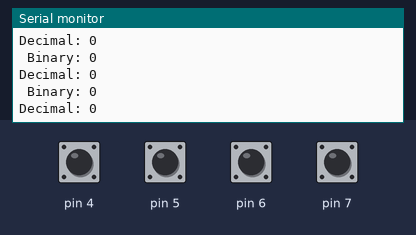
This program was run on a simulated Arduino Uno, built with avr-gcc and run on an emulated ATmega328P. On the bench: the last lines printed to the serial monitor. Inputs (shaded band) come from the test bench; at power-on: pin 4–7 HIGH.

Above: at 2.8 s.
2.9 s: pin 4 pulled LOW for 1.2 s
At 3.6 s:
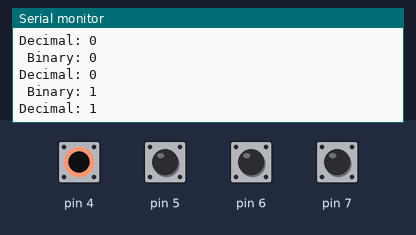
5.6 s: pin 5 pulled LOW for 1.2 s
At 6.8 s:
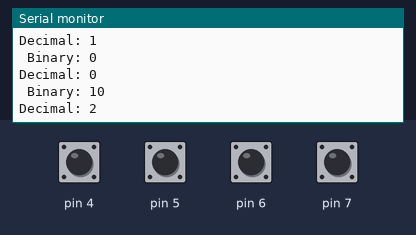
8.3 s: pin 6 pulled LOW for 1.2 s
At 9.5 s:
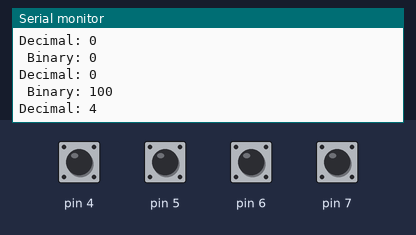
11.0 s: pin 7 pulled LOW for 1.2 s
At 11.8 s:
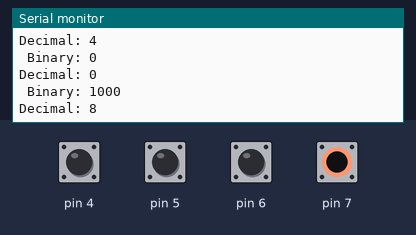
Timing chart, 0 to 14.0 s (numbered marks = the images above; inputs shaded):
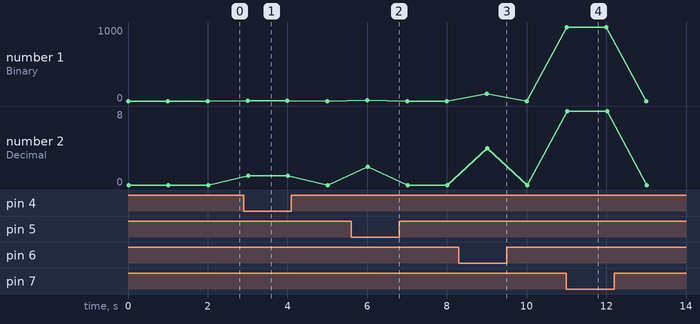

Measured:
- after the input at 2.9 s, the serial monitor: prints a new line after 0.10 s (image 1)
- after the input at 5.6 s, the serial monitor: prints a new line after 0.40 s (image 2)
- after the input at 8.3 s, the serial monitor: prints a new line after 0.70 s (image 3)
- after the input at 11.0 s, the serial monitor: prints a new line at once (image 4)

The program:

main.cpp
```cpp
#include <Arduino.h>
uint8_t value;

void setup() {
// Configure PD4 through PD7 as inputs using internal pull-up resistors.
    DDRD &= 0x0F;
// initialize pull up
    PORTD |= 0xF0;
// Configure PB0 through PB3 as outputs.
    DDRB &= 0x0F;
// Start serial communications.
    Serial.begin(9600);
}

void loop() {
//Read the entire Port D register.
value = PIND;
value &= 0xF0;
value >>= 4;
value = ~value;
value &= 0x0F;
PORTB = value;


//Print the value to the Serial Monitor.
Serial.print(" Binary: ");
Serial.println(value,BIN);
Serial.print("Decimal: ");
Serial.println(value);
delay(1000);
}
```
